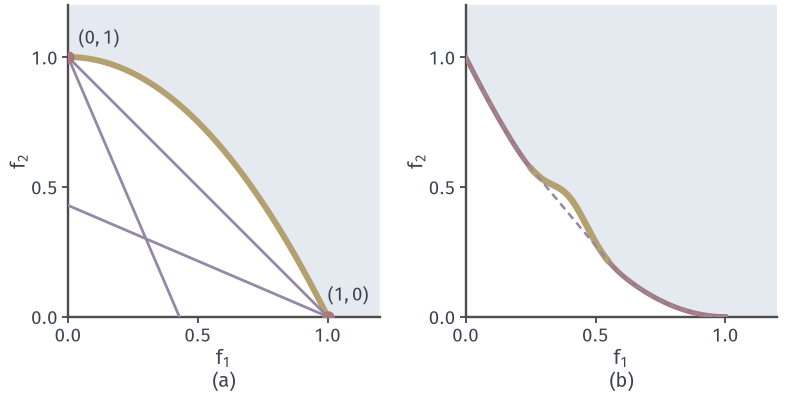

This figure's Python source:
from pathlib import Path
import sys
sys.path.insert(0, str(Path(__file__).resolve().parents[1]/"moo-common"))
from moo_fig import *
HERE = Path(__file__).resolve().parent
# (a) concave front (x,1-x^2): weighted sums only reach the two ends. (b) front with a dent and its convex hull.
fig, axes = figure(width_mm=112, height_mm=56, ncols=2)
panels(fig, .08, .985, .985, .2, .24)
ax = axes[0]; setup(ax, (0, 1.2), (0, 1.2), [0, .5, 1], [0, .5, 1], equal=True)
x = np.linspace(0, 1, 300); ax.fill(np.r_[x, 1, 1.2, 1.2, 0], np.r_[1-x**2, 0, 0, 1.2, 1.2], color=BLUE_FILL, lw=0, zorder=1)
ax.plot(x, 1-x**2, color=YELLOW, lw=2.4, zorder=3)
for w, c in ((.5, .5), (.3, .3), (.7, .3)):
    t = np.array([0, 1.2]); ax.plot(t, (c-w*t)/(1-w), color=PURPLE, lw=1.1, zorder=4)
dot(ax, (0, 1)); dot(ax, (1, 0))
ax.text(.04, 1.05, '$(0,1)$', color=INK, fontsize=7.5); ax.text(1.0, .06, '$(1,0)$', color=INK, fontsize=7.5)
ax = axes[1]; setup(ax, (0, 1.2), (0, 1.2), [0, .5, 1], [0, .5, 1], equal=True)
u = np.linspace(0, 1, 4001); v = bump(u); H = lower_hull(u, v)
ax.fill(np.r_[u, 1, 1.2, 1.2, 0], np.r_[v, 0, 0, 1.2, 1.2], color=BLUE_FILL, lw=0, zorder=1)
ax.plot(u, v, color=RED, lw=2, zorder=3)
Hv = np.interp(u, H[:, 0], H[:, 1]); miss = v > Hv+1e-5
ax.plot(u[miss], v[miss], color=YELLOW, lw=2.6, zorder=4, solid_capstyle='round')
ax.plot(H[:, 0], H[:, 1], color=PURPLE, lw=1.0, ls=(0, (3, 2)), zorder=5)
save_range = (float(u[miss].min()), float(u[miss].max()))
ax.annotate('', xy=(0, 0)) if 0 else None
tags(fig, axes)
save(fig, HERE, 'figure', {'dent': save_range}); print(save_range)
